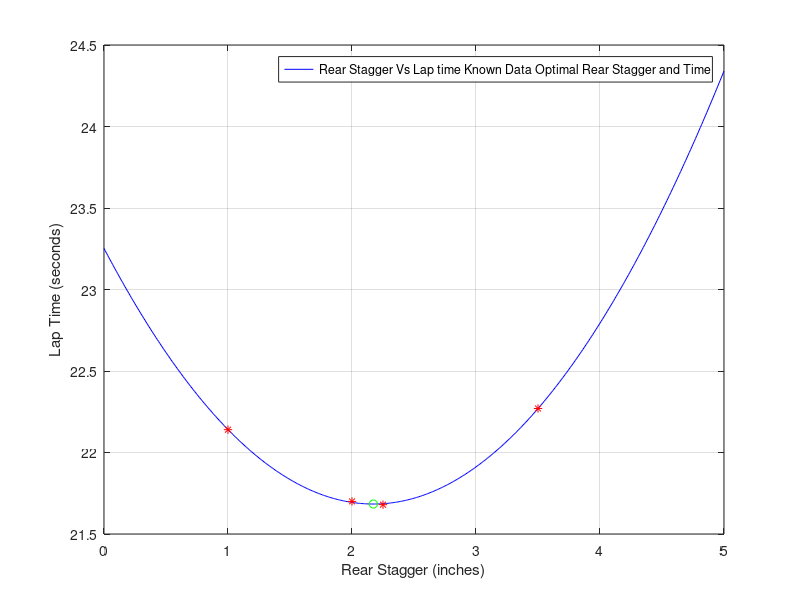

MATLAB code to generate this figure:
%%This code is identical to part 2 just the curve had data points outside
%%by eleminating any points on top fo the curve then i can possible get a
%%better answer then 2.25


%% Input data
    x = [1.0; 2.0; 3.0; 1.5; 2.5; 3.5; 2.25];
    y = [22.14; 21.70; 22.08; 21.96; 21.79; 22.27; 21.68];
    x1 = x([1, 2, 6, 7]); %first attempt r sqaurded of 0.997 and 2.172
    %inches is lap time 21.684 seconds 
    y1 = y([1, 2, 6, 7]);
    %x1 = x([1, 2, 7]);    % r sqaured is 1 and 2.264 inches at 21.68 
    %y1 = y([1, 2, 7]);
    %x1 = x([2, 7]);
    %y1 = y([2, 7]);
%% Vandermonde matrix 
    A = [ones(size(x1)), x1, x1.^2];

    %disp(A)

    Beta = pinv(A) * y1;

    %disp (Beta);
   

%% regression fit math
    y_hat = Beta(1) + Beta(2) * x1 + Beta(3) * x1.^2;
    y_avg = mean(y1);
    n = length(y1);
    p = 2;
    %%=========
    ss_res = sum((y1 - y_hat).^ 2);
    ss_t = sum((y1 - y_avg) .^2);
    %%=========
    R_sqrd = 1 - (ss_res / ss_t);
    R_sqrd_adj = 1 - ((1-R_sqrd) * (n-1) / (n - p - 1));

%% Regression Fit model
    
    fprintf("\n\tRegression fit Model.\n");
    fprintf("\tR-squared: %.4f\n", R_sqrd);
    fprintf("\tAdjusted R-squared: %.4f\n", R_sqrd_adj);

%% Plot math
    xplt = (0.0:0.01:5.0);
    % disp(xplt);
%%Regression Model yplt == y_hat of x plot 
    yplt = Beta(1) + Beta(2) * xplt + Beta(3) * xplt.^2;
   

%%optimization

    x_opt = (-Beta(2) / (2 * Beta(3)));
    y_min = Beta(1) + Beta(2) * x_opt + Beta(3) * x_opt ^ 2;
    
%% optimized print statments
    fprintf("\n\tRear Stagger settings and lap time.\n");
    fprintf("\tRear Stagger (RS optimized): %.3f inches \t \n", x_opt);
    fprintf("\tLap time for optimized RS %.3f seconds \n", y_min);

%%PLOTS
    
    plot(xplt,yplt,"b-");
    hold on;
    % bounding x and y for 3 data points
    %xredplt = x([2, 4, 7]); % limited data bounds for x
    %yredplt =y([2, 4, 7]); % limited data bounds for y
        plot(x1, y1, 'r*');
    %plot(xredplt, yredplt, 'r*');
    plot(x_opt, y_min, "go");
    xlabel("Rear Stagger (inches)");
    ylabel("Lap Time (seconds)");
    legend(["Rear Stagger Vs Lap time ", "Known Data", " Optimal Rear Stagger and Time"])
    grid on
    hold off;